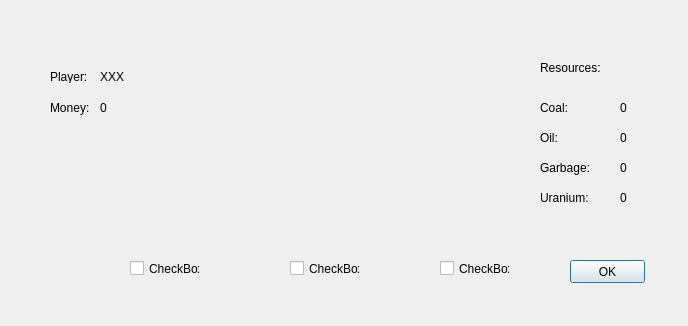
<?xml version="1.0" encoding="UTF-8"?>
<ui version="4.0">
 <class>G_BureaucracyDialog</class>
 <widget class="QDialog" name="G_BureaucracyDialog">
  <property name="geometry">
   <rect>
    <x>0</x>
    <y>0</y>
    <width>688</width>
    <height>326</height>
   </rect>
  </property>
  <property name="windowTitle">
   <string>Bureaucracy State</string>
  </property>
  <widget class="QPushButton" name="pushButton">
   <property name="geometry">
    <rect>
     <x>570</x>
     <y>260</y>
     <width>75</width>
     <height>23</height>
    </rect>
   </property>
   <property name="text">
    <string>OK</string>
   </property>
  </widget>
  <widget class="QLabel" name="label">
   <property name="geometry">
    <rect>
     <x>50</x>
     <y>70</y>
     <width>47</width>
     <height>13</height>
    </rect>
   </property>
   <property name="text">
    <string>Player:</string>
   </property>
  </widget>
  <widget class="QLabel" name="label_2">
   <property name="geometry">
    <rect>
     <x>100</x>
     <y>70</y>
     <width>47</width>
     <height>13</height>
    </rect>
   </property>
   <property name="text">
    <string>XXX</string>
   </property>
  </widget>
  <widget class="QCheckBox" name="checkBox">
   <property name="geometry">
    <rect>
     <x>130</x>
     <y>260</y>
     <width>70</width>
     <height>17</height>
    </rect>
   </property>
   <property name="text">
    <string>CheckBox</string>
   </property>
  </widget>
  <widget class="QCheckBox" name="checkBox_2">
   <property name="geometry">
    <rect>
     <x>290</x>
     <y>260</y>
     <width>70</width>
     <height>17</height>
    </rect>
   </property>
   <property name="text">
    <string>CheckBox</string>
   </property>
  </widget>
  <widget class="QCheckBox" name="checkBox_3">
   <property name="geometry">
    <rect>
     <x>440</x>
     <y>260</y>
     <width>70</width>
     <height>17</height>
    </rect>
   </property>
   <property name="text">
    <string>CheckBox</string>
   </property>
  </widget>
  <widget class="QLabel" name="label_3">
   <property name="geometry">
    <rect>
     <x>540</x>
     <y>60</y>
     <width>71</width>
     <height>16</height>
    </rect>
   </property>
   <property name="text">
    <string>Resources:</string>
   </property>
  </widget>
  <widget class="QLabel" name="label_4">
   <property name="geometry">
    <rect>
     <x>540</x>
     <y>100</y>
     <width>51</width>
     <height>16</height>
    </rect>
   </property>
   <property name="text">
    <string>Coal:</string>
   </property>
  </widget>
  <widget class="QLabel" name="label_5">
   <property name="geometry">
    <rect>
     <x>540</x>
     <y>130</y>
     <width>51</width>
     <height>16</height>
    </rect>
   </property>
   <property name="text">
    <string>Oil:</string>
   </property>
  </widget>
  <widget class="QLabel" name="label_6">
   <property name="geometry">
    <rect>
     <x>540</x>
     <y>160</y>
     <width>51</width>
     <height>16</height>
    </rect>
   </property>
   <property name="text">
    <string>Garbage:</string>
   </property>
  </widget>
  <widget class="QLabel" name="label_7">
   <property name="geometry">
    <rect>
     <x>540</x>
     <y>190</y>
     <width>51</width>
     <height>16</height>
    </rect>
   </property>
   <property name="text">
    <string>Uranium:</string>
   </property>
  </widget>
  <widget class="QLabel" name="label_8">
   <property name="geometry">
    <rect>
     <x>620</x>
     <y>100</y>
     <width>51</width>
     <height>16</height>
    </rect>
   </property>
   <property name="text">
    <string>0</string>
   </property>
  </widget>
  <widget class="QLabel" name="label_9">
   <property name="geometry">
    <rect>
     <x>620</x>
     <y>130</y>
     <width>51</width>
     <height>16</height>
    </rect>
   </property>
   <property name="text">
    <string>0</string>
   </property>
  </widget>
  <widget class="QLabel" name="label_10">
   <property name="geometry">
    <rect>
     <x>620</x>
     <y>160</y>
     <width>51</width>
     <height>16</height>
    </rect>
   </property>
   <property name="text">
    <string>0</string>
   </property>
  </widget>
  <widget class="QLabel" name="label_11">
   <property name="geometry">
    <rect>
     <x>620</x>
     <y>190</y>
     <width>51</width>
     <height>16</height>
    </rect>
   </property>
   <property name="text">
    <string>0</string>
   </property>
  </widget>
  <widget class="QLabel" name="label_12">
   <property name="geometry">
    <rect>
     <x>50</x>
     <y>100</y>
     <width>47</width>
     <height>16</height>
    </rect>
   </property>
   <property name="text">
    <string>Money:</string>
   </property>
  </widget>
  <widget class="QLabel" name="label_13">
   <property name="geometry">
    <rect>
     <x>100</x>
     <y>100</y>
     <width>47</width>
     <height>16</height>
    </rect>
   </property>
   <property name="text">
    <string>0</string>
   </property>
  </widget>
 </widget>
 <resources/>
 <connections/>
</ui>
